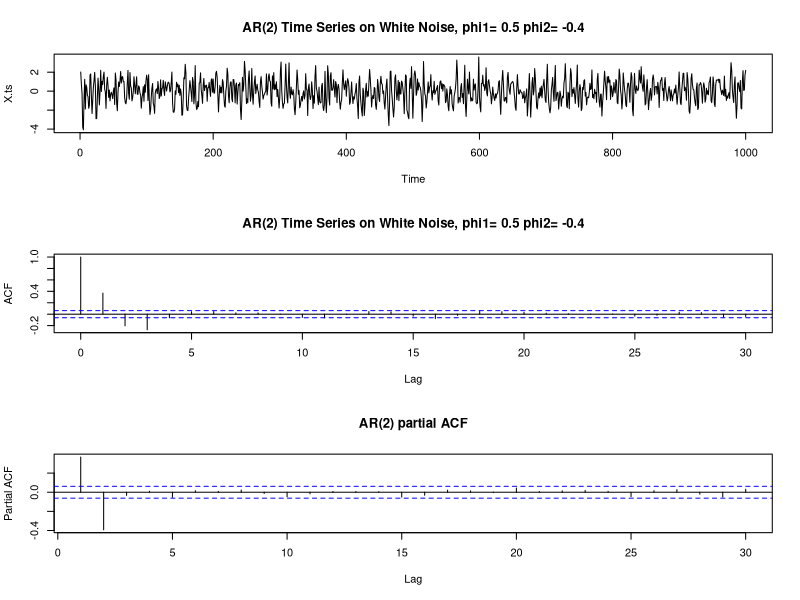

The R script that drew this image:
phi1 <- .5;
phi2 <- -.4;
X.ts <- arima.sim(list(ar=c(phi1,phi2)),n=1000)
par(mfrow=c(3,1))
plot(X.ts, main=paste("AR(2) Time Series on White Noise, phi1=",phi1,"phi2=",phi2))
X.acf = acf(X.ts,main=paste("AR(2) Time Series on White Noise, phi1=",phi1,"phi2=",phi2))
acf(X.ts,type="partial",main="AR(2) partial ACF")